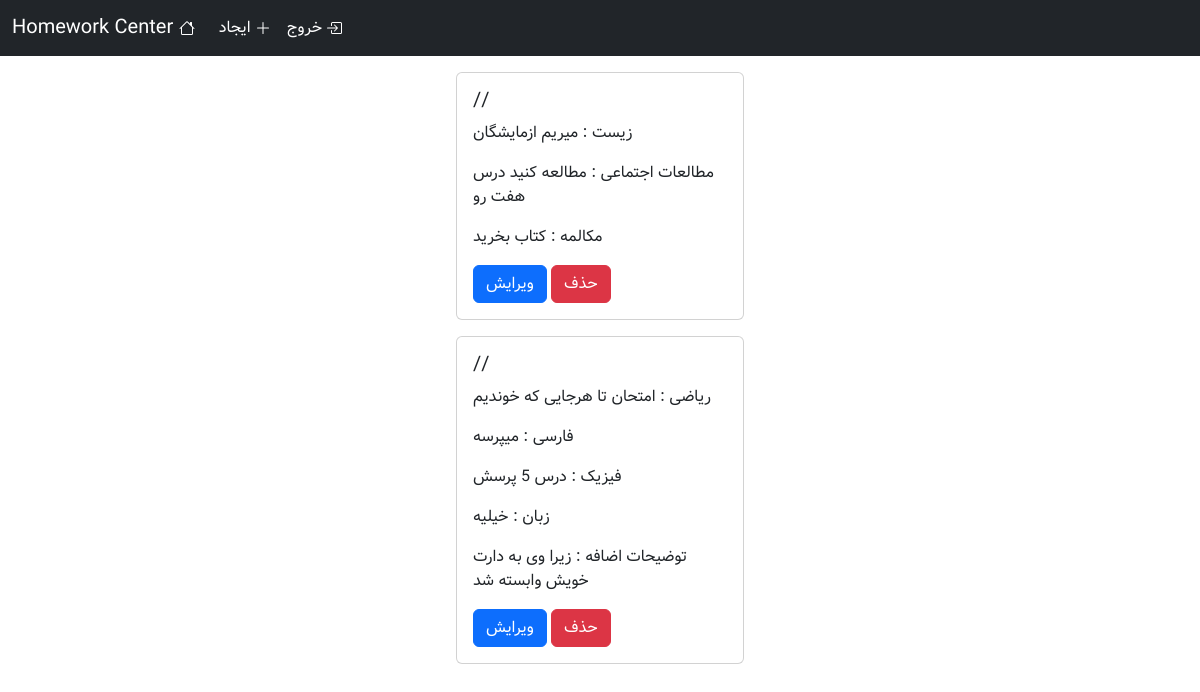
Page / (signed in) on the earlier database version.
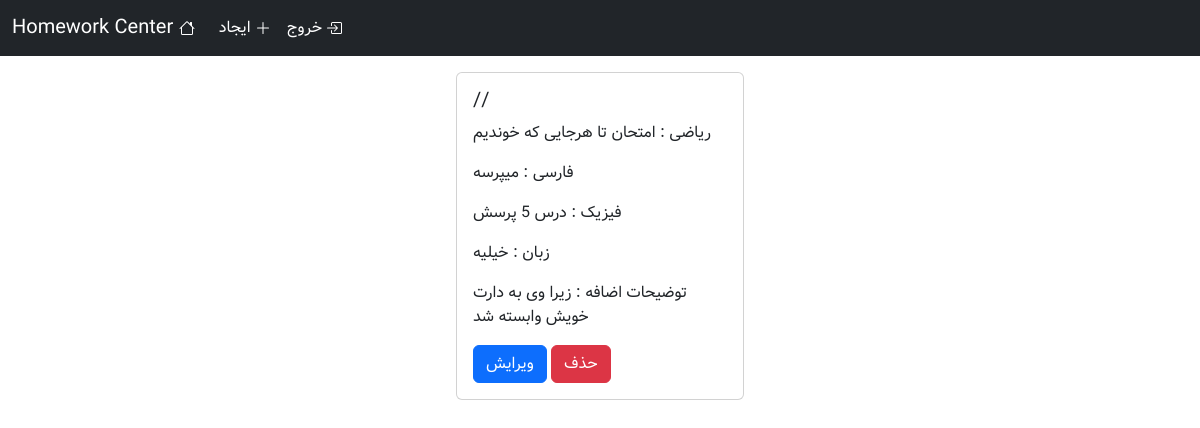
Same page on the later database version.
### homework/models.py (models this page shows, shortened)
class WriteHomework(models.Model):
    date = models.DateField(blank=False)
    math = models.CharField(max_length=100 , blank=True)
    literature = models.CharField(max_length=100 , blank=True)
    biology = models.CharField(max_length=100 , blank=True)
    physics = models.CharField(max_length=100 , blank=True)
    religious = models.CharField(max_length=100 , blank=True)
    Defense_readiness = models.CharField(max_length=100 , blank=True)
    Social_studies = models.CharField(max_length=100 , blank=True)
    english = models.CharField(max_length=100 , blank=True)
    conversation = models.CharField(max_length=100 , blank=True)
    arabic = models.CharField(max_length=100 , blank=True)
    quran = models.CharField(max_length=100 , blank=True)
    writeing = models.CharField(max_length=100 , blank=True)
    art = models.CharField(max_length=100 , blank=True)
    more_description = models.TextField(max_length=250,blank=True)

### main/views.py (the view)
# urls.py: path('',views.MainPage.as_view(),name='main_page'),
class MainPage(LoginRequiredMixin,View):
    def get(self,request):
        allmodels = models.WriteHomework.objects.all()
        for model in allmodels:
            miladi_date = date(year=model.date.year,month=model.date.month,day=model.date.day).togregorian()
            shamsi_date = date.fromgregorian(year = miladi_date.year , month = miladi_date.month , day = miladi_date.day)
            model.date = f"{shamsi_date.year}/{shamsi_date.month}/{shamsi_date.day} {shamsi_date.strftime('%A')}"
            full_date = model.date
            if "Saturday" in full_date:
                model.date = full_date.replace('Saturday','شنبه')
            if "Sunday" in full_date:
                model.date = full_date.replace('Sunday','یکشنبه')
            if "Monday" in full_date:
                model.date = full_date.replace('Monday','دوشنبه')
            if "Tuesday" in full_date:
                model.date = full_date.replace('Tuesday','سه شنبه')
            if "Wednesday" in full_date:
                model.date = full_date.replace('Wednesday','چهارشنبه')
            if "Thursday" in full_date:
                model.date = full_date.replace('Thursday','پنجشنبه (تعطیل)')
            if "Friday" in full_date:
                model.date = full_date.replace('Friday','جمعه (تعطیل)')
        sorted_models = sorted(allmodels, key=lambda x: x.date, reverse=True)
        return render(request,'main/mainpage.html',{"models":sorted_models})

### main/templates/main/mainpage.html (shortened to what this page needs)
{% extends "base.html" %}
{% block body %}
    {% for model in models%}
        <div class="card mx-auto mt-3 rounded" style="width: 18rem;">
            <div class="card-body">
                <h5 class="card-title">{{model.date}}</h5>
                {% if model.math != '' %}
                    <p class="card-text">ریاضی : {{model.math}}</p>
                {% endif %}
                {% if model.literature != '' %}
                    <p class="card-text">فارسی : {{model.literature}}</p>
                {% endif %}
                {% if model.biology != '' %}
                    <p class="card-text">زیست : {{model.biology}}</p>
                {% endif %}
                {% if model.physics != '' %}
                    <p class="card-text">فیزیک : {{model.physics}}</p>
                {% endif %}
                {% if model.Social_studies != '' %}
                    <p class="card-text">مطالعات اجتماعی : {{model.Social_studies}}</p>
                {% endif %}
                {% if model.english != '' %}
                    <p class="card-text">زبان : {{model.english}}</p>
                {% endif %}
                {% if model.conversation != '' %}
                    <p class="card-text">مکالمه : {{model.conversation}}</p>
                {% endif %}
                {% if model.more_description != '' %}
                    <p class="card-text">توضیحات اضافه : {{model.more_description}}</p>
                {% endif %}
                {% if request.user.is_staff %}
                    <a href="{% url "edit_homeowork_page" model.id %}" class="btn btn-primary">ویرایش</a>
                    <a href="{% url "delete_homework_page" model.id %}" class="btn btn-danger">حذف</a>
                {% endif %}
            </div>
        </div>
    {% endfor %}
{% endblock body %}

Differences in the rows shown:
removed WriteHomework: date "//", biology "میریم ازمایشگان", Social_studies "مطالعه کنید درس هفت رو", conversation "کتاب بخرید"
